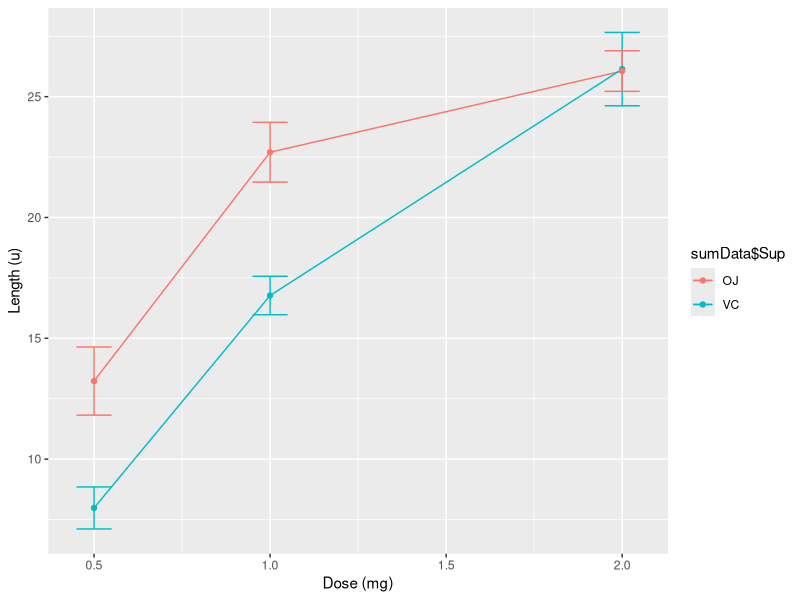

Reproduce this figure in R.
## ---- chunk 1
library(datasets)

# Data frame for summary statistics
sumData <- data.frame()

# summarizing data
for(sup in unique(ToothGrowth$supp)) {
        # each supp type
        for(dose in unique(ToothGrowth$dose)) {
                n <- length(ToothGrowth[ToothGrowth$supp == sup & 
                                        ToothGrowth$dose == dose, ]$len)
                m <- mean(ToothGrowth[ToothGrowth$supp == sup & 
                                      ToothGrowth$dose == dose, ]$len)
                s <- sd(ToothGrowth[ToothGrowth$supp == sup & 
                                    ToothGrowth$dose == dose, ]$len)
                e <- s/sqrt(n)
                
                l <- m - e * qt(.975, df = n -1)
                
                h <- m + e * qt(.975, df = n -1)
                
                tDF <- data.frame("Sup"=sup,
                                  "Dose" = dose,
                                  "n" = n,
                                  "icLow" = l,
                                  "Average" = m,
                                  "icHigh" = h,
                                  "SD" = s,
                                  "SE" = e)
        sumData <- rbind(sumData,tDF)
        }
        rm(sup,dose,n,m,s,e,tDF,l,h)
}

sumData
## ---- chunk 2
# Plot
library(ggplot2)

# Create better levels name
levels(sumData$Sup)[levels(sumData$Sup)=="OJ"] <- "Orange Juice"
levels(sumData$Sup)[levels(sumData$Sup)=="VC"] <- "Ascorbic Acid"

g <- ggplot(sumData, aes(x = sumData$Dose, 
                         y = sumData$Average, 
                         color = sumData$Sup))
g <- g + geom_errorbar(aes(ymin=sumData$Average-sumData$SE,
                           ymax=sumData$Average+sumData$SE), width=.1)
g <- g + geom_line()
g <- g + geom_point()
g <- g + labs(x = "Dose (mg)", y = "Length (u)")
#g <- g + guides(fill=guide_legend(title=NULL))
#g <- g + scale_fill_manual(name="Delivery Method")
g
## ---- chunk 3
H0 <- sumData$Average[sumData$Dose == 0.5 & sumData$Sup == "Orange Juice"]
Ha <- sumData$icHigh[sumData$Dose == 0.5 & sumData$Sup == "Ascorbic Acid"]
SE <- sumData$SE[sumData$Dose == 0.5 & sumData$Sup == "Orange Juice"]
ZS <- (H0 - Ha) / SE
## ---- chunk 4
H0 <- sumData$Average[sumData$Dose == 1 & sumData$Sup == "Orange Juice"]
Ha <- sumData$icHigh[sumData$Dose == 1 & sumData$Sup == "Ascorbic Acid"]
SE <- sumData$SE[sumData$Dose == 1 & sumData$Sup == "Orange Juice"]
ZS <- (H0 - Ha) / SE
